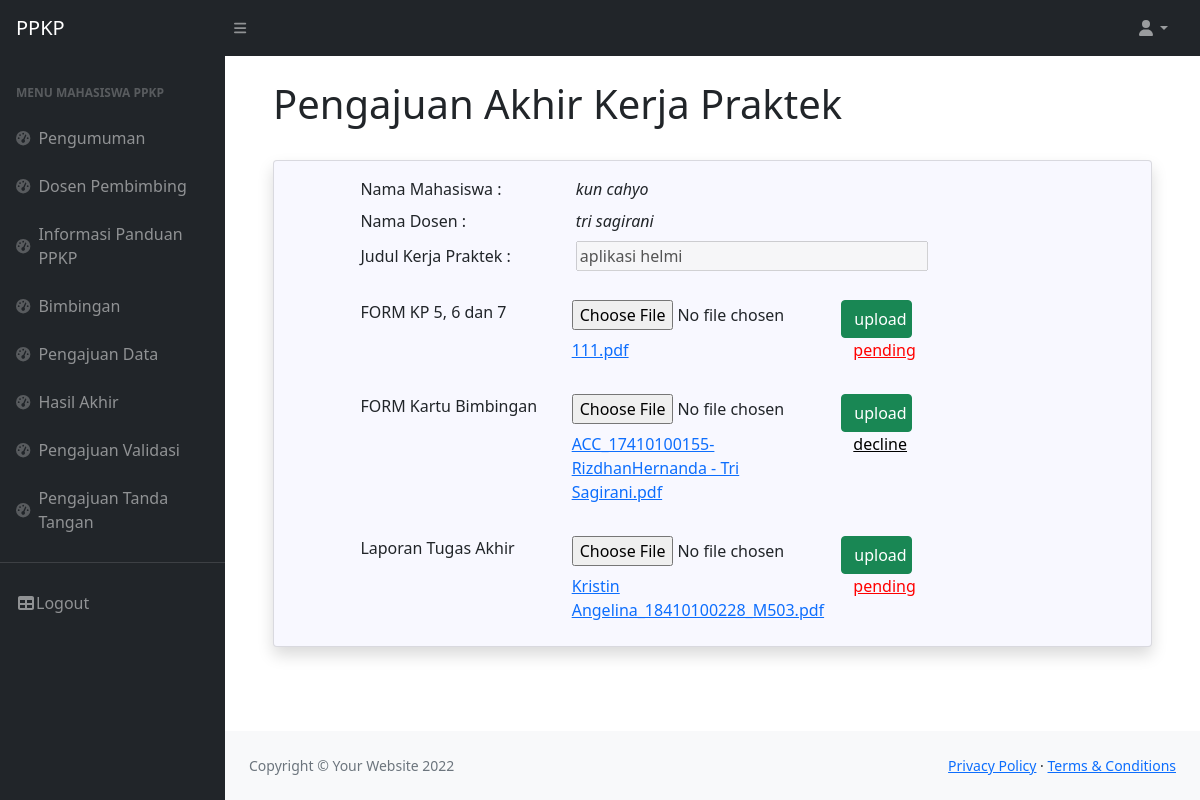
The page /Hasil-Akhir.php (signed in) on the database its author committed.
### tables this page shows
CREATE TABLE `mahasiswa_kp` (
  `id` int(11) NOT NULL,
  `id_user` int(11) NOT NULL,
  `id_dosen` int(11) NOT NULL,
  `prodi` varchar(100) NOT NULL,
  `nim_mahasiswa` bigint(20) NOT NULL,
  `nama_mahasiswa` varchar(250) NOT NULL,
  `judu_kp` varchar(200) NOT NULL,
  `lokasi_kp` varchar(200) NOT NULL,
  `alamat` varchar(200) NOT NULL,
  `kontak` varchar(12) NOT NULL,
  `status_kp` varchar(50) NOT NULL,
  `status_dosen` varchar(50) NOT NULL
);

CREATE TABLE `dosen` (
  `id` bigint(20) UNSIGNED NOT NULL,
  `id_user` int(11) NOT NULL,
  `nidn` bigint(20) NOT NULL,
  `prodi` varchar(100) NOT NULL,
  `name` varchar(255) NOT NULL,
  `email` varchar(255) NOT NULL,
  `status` varchar(255) NOT NULL,
  `status_akun` varchar(50) NOT NULL
);

CREATE TABLE `uploadkp` (
  `id` bigint(20) UNSIGNED NOT NULL,
  `id_user` int(11) NOT NULL,
  `namalengkap` varchar(255) NOT NULL,
  `namafile` varchar(255) NOT NULL,
  `tanggal` date NOT NULL,
  `kode` int(11) NOT NULL,
  `status` varchar(50) NOT NULL
);

### Hasil-Akhir.php (the view, shortened to what this page needs)
<!DOCTYPE html>
<html lang="en">
    <head>
        <link href="https://cdn.jsdelivr.net/npm/simple-datatables@latest/dist/style.css" rel="stylesheet" />
        <link href="css/styles.css" rel="stylesheet" />
        <link href="vendor/fontawesome-free/css/all.min.css" rel="stylesheet" type="text/css">
    </head>
    <body class="sb-nav-fixed">
        <?php
        require('_partial/navbar.php');
            require('_partial/sidebar.php');
            $kodesesi=$_SESSION['id'];
            ?>
                <main>
                    <div class="container-fluid px-5">
                        <h1 class="mt-4">Pengajuan Akhir Kerja Praktek</h1>
                        <div class="content-wrapper">
                        <br>
                            <div class="card shadow mb-4" style="background-color:#F8F8FF;">
                                <div class="card-body tab-content" id="myTabContent">
                                <?php
                                $sql = 'Select m.*,d.name from Mahasiswa_kp m join dosen d on m.id_dosen=d.id where m.id_user='.$kodesesi;
                                $query = mysqli_query($koneksi, $sql);
                                   while ($row = mysqli_fetch_array($query))
                                      {
                                      ?>
                                <label class="form-label col-3 offset-1">Nama Mahasiswa :</label>
                                    <i type="text" id="nama" name="nama" class="form-label col-5"><?php echo $row['nama_mahasiswa'];?></i>
                                    <br>
                                    <label class="form-label col-3 offset-1">Nama Dosen :</label>
                                    <i type="text" id="namadosen" name="namadosen" class="form-label col-5"><?php echo $row['name'];?></i>
                                    <br>
                                    <label class="form-label col-3 offset-1">Judul Kerja Praktek :</label>
                                    <input type="text" id="namadosen" name="namadosen" disabled class="form-input col-5" value="<?php echo $row['judu_kp'];?>">
                                    <?php
                                      };
                                    ?>
                                    <br>
                                    <br>
                                    <form method="POST" action="proses/tambah-form.php?idset=<?php echo $kodesesi;?>" enctype="multipart/form-data">
                                        <div class="row col-12">
                                        <label class="form-label col-3 offset-1">FORM KP 5, 6 dan 7</label>
                                        <input type="file" class="form-control-file col-4" id="form-5" name="form-5">
                                        <input type="submit" class="btn btn-success col-1" id="tambah-form-5" name="tambah-form-5" value="upload">
                                        </div>
                                    </form>
                                    <div class="row col-12">
                                        <a class="form-label col-4 offset-4">
                                        <?php
                                        $sql = (mysqli_query($koneksi,"select * from uploadkp where id_user=$kodesesi and kode=5"));
                                        while ($row = mysqli_fetch_array($sql))
                                            {
                                                echo $row['namafile'];
                                                $status=$row['status'];
                                        ?>
                                        </a>
                                        <?php
                                        if($status=="pending"){
                                            echo "<a style='color:red ;' class='form-label col-2'>".$status;
                                        }elseif($status=="approve"){
                                            echo "<a style='color:blue ;' class='form-label col-2'>".$status;
                                        }else{
                                            echo "<a style='color:black ;' class='form-label b col-2'>".$status;
                                        }
                                            }
                                        ?>
                                        </a>
                                    </div>
                                    <br>
                                    <form method="POST" action="proses/tambah-form.php?idset=<?php echo $kodesesi;?>" enctype="multipart/form-data">
                                        <div class="row col-12">
                                        <label class="form-label col-3 offset-1">FORM Kartu Bimbingan</label>
                                        <input type="file" class="form-control-file col-4" id="form-bimbingan" name="form-bimbingan">
                                        <input type="submit" class="btn btn-success col-1" id="tambah-form-bimbingan" name="tambah-form-bimbingan" value="upload">
                                        </div>
                                    </form>
                                    <div class="row col-12">
                                        <a class="form-label col-4 offset-4">
                                        <?php
                                        $sql = (mysqli_query($koneksi,"select * from uploadkp where id_user=$kodesesi and kode=6"));
                                        while ($row = mysqli_fetch_array($sql))
                                            {
                                                echo $row['namafile'];
                                                $status=$row['status'];
                                        ?>
                                        </a>
                                        <?php
                                        if($status=="pending"){
                                            echo "<a style='color:red ;' class='form-label col-2'>".$status;
                                        }elseif($status=="approve"){
                                            echo "<a style='color:blue ;' class='form-label col-2'>".$status;
                                        }else{
                                            echo "<a style='color:black ;' class='form-label b col-2'>".$status;
                                        }
                                            }
                                        ?>
                                        </a>
                                    </div>
                                    <br>
                                    <form method="POST" action="proses/tambah-form.php?idset=<?php echo $kodesesi;?>" enctype="multipart/form-data">
                                        <div class="row col-12">
                                        <label class="form-label col-3 offset-1">Laporan Tugas Akhir</label>
                                        <input type="file" class="form-control-file col-4" id="form-akhir" name="form-akhir">
                                        <input type="submit" class="btn btn-success col-1" id="tambah-form-akhir" name="tambah-form-akhir" value="upload">
                                        </div>
                                    </form>
                                    <div class="row col-12">
                                        <a class="form-label col-4 offset-4">
                                        <?php
                                        $sql = (mysqli_query($koneksi,"select * from uploadkp where id_user=$kodesesi and kode=7"));
                                        while ($row = mysqli_fetch_array($sql))
                                            {
                                                echo $row['namafile'];
                                                $status=$row['status'];
                                        ?>
                                        </a>
                                        <?php
                                        if($status=="pending"){
                                            echo "<a style='color:red ;' class='form-label col-2'>".$status;
                                        }elseif($status=="approve"){
                                            echo "<a style='color:blue ;' class='form-label col-2'>".$status;
                                        }else{
                                            echo "<a style='color:black ;' class='form-label b col-2'>".$status;
                                        }
                                            }
                                        ?>
                                        </a>
                                    </div>
                                </div>
                                </div>
                        </div>
                    </div>
                </main>
                <?php
                require('_partial/footer.php')
                ?>
    </body>
</html>

### rows shown on the page
mahasiswa_kp: nama_mahasiswa "kun cahyo", id_dosen.name "tri sagirani", namadosen "aplikasi helmi"
uploadkp: namafile "111.pdf", status "pending"
uploadkp: namafile "ACC_17410100155-RizdhanHernanda - Tri Sagirani.pdf", status "decline"
uploadkp: namafile "Kristin Angelina_18410100228_M503.pdf", status "pending"
